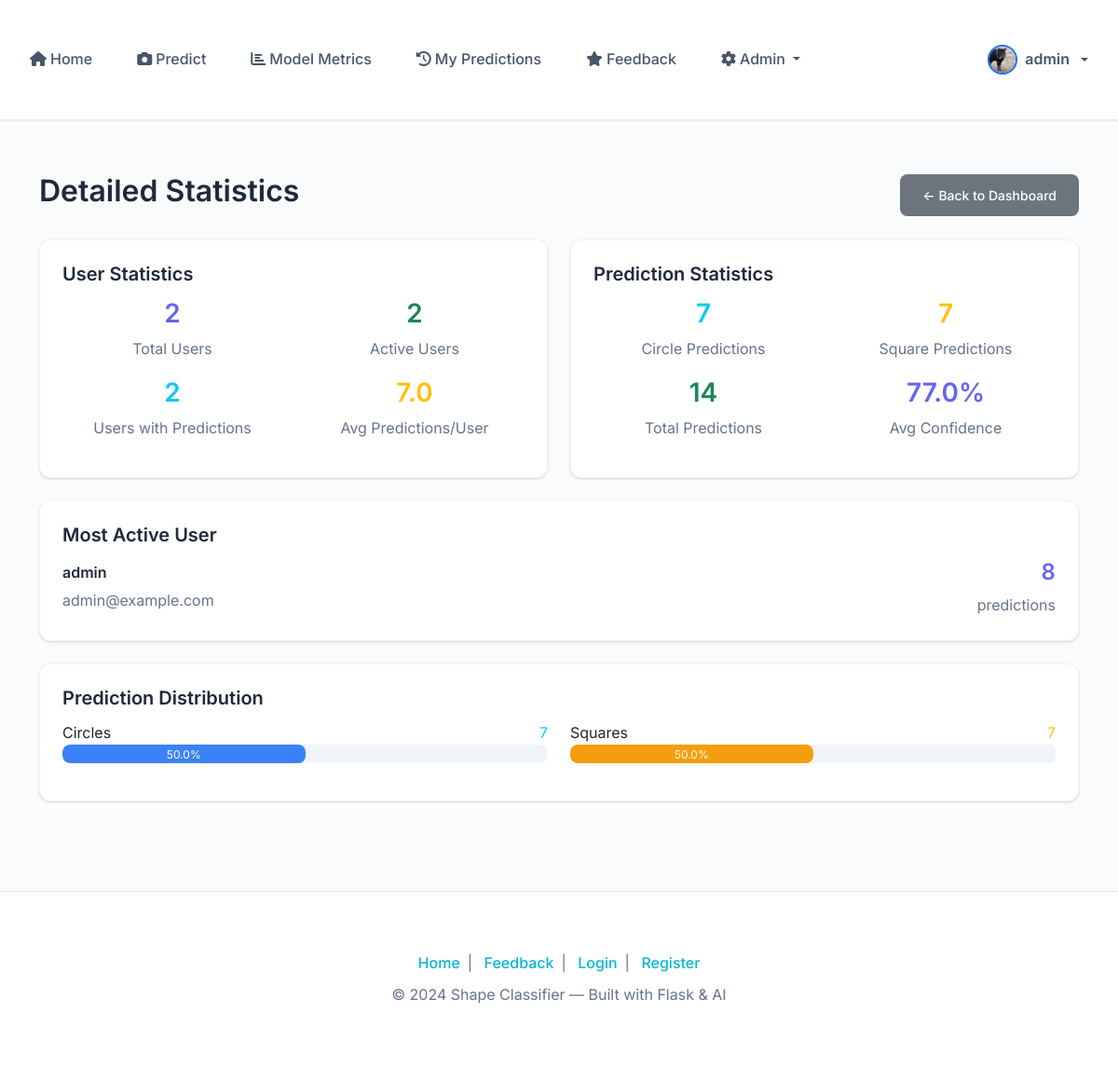
Screenshot of /admin/statistics (signed in) with the database file from the repository.
### app/models/user.py (models this page shows, shortened)
class User(UserMixin, db.Model):
    id = db.Column(db.Integer, primary_key=True)
    username = db.Column(db.String(80), unique=True, nullable=False)
    email = db.Column(db.String(120), unique=True, nullable=False)
    password_hash = db.Column(db.String(128))
    profile_picture = db.Column(db.String(255), nullable=True)  # Store filename of profile picture
    role = db.Column(db.String(20), default='user')  # 'user' or 'admin'
    active = db.Column(db.Boolean, default=True)  # For deactivation
    created_at = db.Column(db.DateTime, default=datetime.utcnow)
    predictions = db.relationship('Prediction', backref='user', lazy=True)
    def is_admin(self):
        return self.role == 'admin'
    def get_profile_picture_url(self):
        if self.profile_picture:
            return f'/static/uploads/{self.profile_picture}'
        return f'https://ui-avatars.com/api/?name={self.username}&background=random&color=fff&size=200'

### app/routes/admin.py (the view)
@admin.route('/statistics')
@login_required
@admin_required
def statistics():
    total_users = User.query.count()
    active_users = User.query.filter_by(active=True).count()
    total_predictions = Prediction.query.count()
    circle_predictions = Prediction.query.filter_by(prediction='Circle').count()
    square_predictions = Prediction.query.filter_by(prediction='Square').count()
    users_with_predictions = User.query.join(Prediction).distinct().count()
    most_active_user = db.session.query(User, db.func.count(Prediction.id).label('pred_count'))\
        .join(Prediction)\
        .group_by(User.id)\
        .order_by(db.func.count(Prediction.id).desc())\
        .first()
    avg_predictions_per_user = total_predictions / total_users if total_users > 0 else 0
    predictions_with_confidence = Prediction.query.filter(Prediction.confidence.isnot(None)).all()
    avg_confidence = 0
    if predictions_with_confidence:
        avg_confidence = sum(p.confidence for p in predictions_with_confidence) / len(predictions_with_confidence)
    return render_template('admin/admin_statistics.html',
                         total_users=total_users,
                         active_users=active_users,
                         total_predictions=total_predictions,
                         circle_predictions=circle_predictions,
                         square_predictions=square_predictions,
                         users_with_predictions=users_with_predictions,
                         most_active_user=most_active_user,
                         avg_predictions_per_user=avg_predictions_per_user,
                         avg_confidence=avg_confidence)

### app/templates/admin/admin_statistics.html (shortened to what this page needs)
{% extends "base.html" %}
{% block content %}
<div class="container mt-4">
  <div class="d-flex justify-content-between align-items-center mb-4">
    <h2>Detailed Statistics</h2>
    <a href="{{ url_for('admin.dashboard') }}" class="btn btn-secondary">← Back to Dashboard</a>
  </div>
  <div class="row mb-4">
    <div class="col-md-6">
      <div class="card">
        <div class="card-body">
          <h5 class="card-title">User Statistics</h5>
          <div class="row text-center">
            <div class="col-6">
              <h3 class="text-primary">{{ total_users }}</h3>
              <p class="text-muted">Total Users</p>
            </div>
            <div class="col-6">
              <h3 class="text-success">{{ active_users }}</h3>
              <p class="text-muted">Active Users</p>
            </div>
          </div>
          <div class="row text-center">
            <div class="col-6">
              <h3 class="text-info">{{ users_with_predictions }}</h3>
              <p class="text-muted">Users with Predictions</p>
            </div>
            <div class="col-6">
              <h3 class="text-warning">{{ "%.1f"|format(avg_predictions_per_user) }}</h3>
              <p class="text-muted">Avg Predictions/User</p>
            </div>
          </div>
        </div>
      </div>
    </div>
    <div class="col-md-6">
      <div class="card">
        <div class="card-body">
          <h5 class="card-title">Prediction Statistics</h5>
          <div class="row text-center">
            <div class="col-6">
              <h3 class="text-info">{{ circle_predictions }}</h3>
              <p class="text-muted">Circle Predictions</p>
            </div>
            <div class="col-6">
              <h3 class="text-warning">{{ square_predictions }}</h3>
              <p class="text-muted">Square Predictions</p>
            </div>
          </div>
          <div class="row text-center">
            <div class="col-6">
              <h3 class="text-success">{{ total_predictions }}</h3>
              <p class="text-muted">Total Predictions</p>
            </div>
            <div class="col-6">
              <h3 class="text-primary">{{ "%.1f"|format(avg_confidence * 100) if avg_confidence else 0 }}%</h3>
              <p class="text-muted">Avg Confidence</p>
            </div>
          </div>
        </div>
      </div>
    </div>
  </div>
  {% if most_active_user %}
  <div class="card mb-4">
    <div class="card-body">
      <h5 class="card-title">Most Active User</h5>
      <div class="row align-items-center">
        <div class="col-md-8">
          <h6>{{ most_active_user[0].username }}</h6>
          <p class="text-muted mb-0">{{ most_active_user[0].email }}</p>
        </div>
        <div class="col-md-4 text-end">
          <h4 class="text-primary">{{ most_active_user[1] }}</h4>
          <p class="text-muted mb-0">predictions</p>
        </div>
      </div>
    </div>
  </div>
  {% endif %}
  <div class="card">
    <div class="card-body">
      <h5 class="card-title">Prediction Distribution</h5>
      <div class="row">
        <div class="col-md-6">
          <div class="mb-3">
            <div class="d-flex justify-content-between">
              <span>Circles</span>
              <span class="text-info">{{ circle_predictions }}</span>
            </div>
            <div class="progress" style="height: 20px;">
              <div class="progress-bar bg-info"
                   style="width: {{ (circle_predictions / total_predictions * 100) if total_predictions > 0 else 0 }}%">
                {{ "%.1f"|format(circle_predictions / total_predictions * 100) if total_predictions > 0 else 0 }}%
              </div>
            </div>
          </div>
        </div>
        <div class="col-md-6">
          <div class="mb-3">
            <div class="d-flex justify-content-between">
              <span>Squares</span>
              <span class="text-warning">{{ square_predictions }}</span>
            </div>
            <div class="progress" style="height: 20px;">
              <div class="progress-bar bg-warning"
                   style="width: {{ (square_predictions / total_predictions * 100) if total_predictions > 0 else 0 }}%">
                {{ "%.1f"|format(square_predictions / total_predictions * 100) if total_predictions > 0 else 0 }}%
              </div>
            </div>
          </div>
        </div>
      </div>
    </div>
  </div>
</div>
{% endblock %}

### app/templates/components/navbar.html (shortened to what this page needs)
<nav class="navbar navbar-expand-lg bg-white shadow-sm py-2 sticky-top">
  <div class="container-fluid">
    <div class="collapse navbar-collapse" id="navbarNavDropdown">
      <ul class="navbar-nav me-auto mb-2 mb-lg-0 align-items-lg-center gap-lg-2">
        <li class="nav-item">
          <a class="nav-link{% if request.endpoint == 'main.index' %} active{% endif %}" href="{{ url_for('main.index') }}">
            <i class="fas fa-home me-1"></i>Home
          </a>
        </li>
        {% if current_user.is_authenticated %}
        <li class="nav-item">
          <a class="nav-link" href="{{ url_for('main.predict') }}">
            <i class="fas fa-camera me-1"></i>Predict
          </a>
        </li>
        <li class="nav-item">
          <a class="nav-link" href="{{ url_for('main.model_evaluation') }}">
            <i class="fas fa-chart-bar me-1"></i>Model Metrics
          </a>
        </li>
        <li class="nav-item">
          <a class="nav-link{% if request.endpoint == 'main.my_predictions' %} active{% endif %}" href="{{ url_for('main.my_predictions') }}">
            <i class="fas fa-history me-1"></i>My Predictions
          </a>
        </li>
        <li class="nav-item">
          <a class="nav-link{% if request.endpoint == 'main.feedback' %} active{% endif %}" href="{{ url_for('main.feedback') }}">
            <i class="fas fa-star me-1"></i>Feedback
          </a>
        </li>
        {% if current_user.is_admin() %}
        <li class="nav-item dropdown">
          <a class="nav-link dropdown-toggle" href="#" id="adminDropdown" role="button" data-bs-toggle="dropdown" aria-expanded="false">
            <i class="fas fa-cog me-1"></i>Admin
          </a>
        </li>
        {% endif %}
        {% endif %}
      </ul>
      <ul class="navbar-nav mb-2 mb-lg-0 align-items-lg-center gap-lg-2">
        {% if current_user.is_authenticated %}
        <li class="nav-item dropdown">
          <a class="nav-link dropdown-toggle d-flex align-items-center gap-2" href="#" id="userDropdown" role="button" data-bs-toggle="dropdown" aria-expanded="false">
            <img src="{{ current_user.get_profile_picture_url() }}"
                 alt="Profile"
                 class="rounded-circle border border-2 border-primary shadow-sm" style="width: 32px; height: 32px; object-fit: cover;">
            <span class="fw-semibold">{{ current_user.username }}</span>
          </a>
        </li>
        {% endif %}
      </ul>
    </div>
  </div>
</nav>

### app/static/css/custom.css (style rules this page uses)
:root { --primary: #6366f1; --primary-dark: #4f46e5; --primary-light: #e0e7ff; --accent: #06b6d4; --accent-dark: #0891b2; --accent-light: #e0f7fa; --background: #fafbfc; --surface: #ffffff; --surface-hover: #f8fafc; --text-primary: #1e293b; --text-secondary: #475569; --text-muted: #64748b; --text-light: #94a3b8; --success: #10b981; --success-light: #d1fae5; --danger: #ef4444; --danger-light: #fee2e2; --warning: #f59e0b; --warning-light: #fef3c7; --info: #3b82f6; --info-light: #dbeafe; --border: #e2e8f0; --border-light: #f1f5f9; --shadow-sm: 0 1px 2px 0 rgba(0, 0, 0, 0.05); --shadow: 0 1px 3px 0 rgba(0, 0, 0, 0.1), 0 1px 2px 0 rgba(0, 0, 0, 0.06); --shadow-md: 0 4px 6px -1px rgba(0, 0, 0, 0.1), 0 2px 4px -1px rgba(0, 0, 0, 0.06); --shadow-lg: 0 10px 15px -3px rgba(0, 0, 0, 0.1), 0 4px 6px -2px rgba(0, 0, 0, 0.05); --transition: all 0.2s cubic-bezier(0.4, 0, 0.2, 1); --transition-slow: all 0.3s cubic-bezier(0.4, 0, 0.2, 1); --radius-sm: 0.375rem; --radius: 0.5rem; --radius-md: 0.75rem; --radius-lg: 1rem; --radius-xl: 1.5rem; }
* { box-sizing: border-box; }
html, body { font-family: 'Inter', -apple-system, BlinkMacSystemFont, 'Segoe UI', Roboto, Oxygen, Ubuntu, Cantarell, sans-serif; background-color: var(--background); color: var(--text-secondary); line-height: 1.6; font-size: 16px; margin: 0; padding: 0; }
h1, h2, h3, h4, h5, h6 { color: var(--text-primary); font-weight: 600; line-height: 1.25; margin-bottom: 0.5rem; }
.text-muted { color: var(--text-muted) !important; }
a { color: var(--accent); text-decoration: none; transition: var(--transition); }
.btn { font-weight: 500; border-radius: var(--radius); border: none; padding: 0.75rem 1.5rem; font-size: 0.875rem; transition: var(--transition); text-decoration: none; display: inline-flex; align-items: center; justify-content: center; gap: 0.5rem; cursor: pointer; }
.card { background: var(--surface); border: 1px solid var(--border-light); border-radius: var(--radius-md); box-shadow: var(--shadow); transition: var(--transition); overflow: hidden; }
.card-body { padding: 1.5rem; }
.card-title { color: var(--text-primary); font-weight: 600; margin-bottom: 0.75rem; }
.navbar { background: var(--surface) !important; border-bottom: 1px solid var(--border); box-shadow: var(--shadow-sm); padding: 0.75rem 0; min-height: auto; }
.nav-link { color: var(--text-secondary) !important; font-weight: 500; padding: 0.5rem 1rem !important; border-radius: var(--radius); transition: var(--transition); margin: 0 0.25rem; }
.progress { background: var(--border-light); border-radius: var(--radius); height: 0.75rem; }
.progress-bar { background: linear-gradient(90deg, var(--primary) 0%, var(--accent) 100%); border-radius: var(--radius); transition: width 0.6s ease; }
.bg-warning { background: var(--warning) !important; }
.bg-info { background: var(--info) !important; }
.shadow-sm { box-shadow: var(--shadow-sm) !important; }
.text-primary { color: var(--primary) !important; }

### app/templates/base.html (style rules this page uses)
.container, .container-fluid { padding-top: 2rem; padding-bottom: 2rem; }
.sticky-top { z-index: 1050; }

### app/templates/components/navbar.html (style rules this page uses)
.navbar, .navbar * { z-index: 1040 !important; }

### rows the page displays
User: get_profile_picture_url (picture), username "admin", email "admin@example.com"

### other values shown
{{ total_users }} "2"
{{ active_users }} "2"
{{ users_with_predictions }} "2"
{{ "%.1f"|format(avg_predictions_per_user) }} "7.0"
{{ circle_predictions }} "7"
{{ square_predictions }} "7"
{{ total_predictions }} "14"
{{ "%.1f"|format(avg_confidence * 100) if avg_confidence else 0 }} "77.0"
{{ most_active_user[1] }} "8"
{{ 2024 }} "2024"
